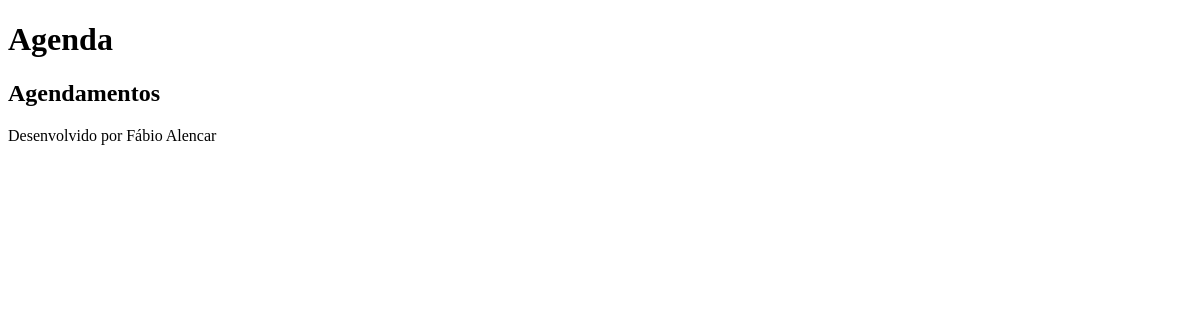
Before: /agenda/ with the older database file.
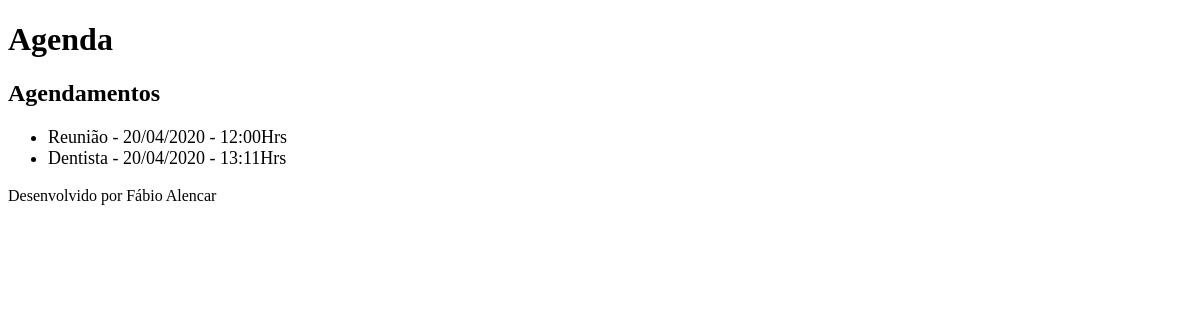
After: the same page with the newer database file.
### core/models.py (models this page shows, shortened)
class Evento(models.Model):
    titulo = models.CharField(max_length=100, verbose_name='Título')
    descricao = models.TextField(blank=True, null=True)
    data_evento = models.DateTimeField(verbose_name='Data do Evento')
    data_criacao = models.DateTimeField(auto_now=True, verbose_name='Data da Criação')
    usuario = models.ForeignKey(User, on_delete=models.CASCADE)
    class Meta:
        db_table = 'evento'
    def get_data_evento(self):
        return self.data_evento.strftime('%d/%m/%Y - %H:%MHrs')

### core/views.py (the view)
# urls.py: path('agenda/', views.lista_eventos),
def lista_eventos(request):
    evento = Evento.objects.all()
    dados = {'eventos':evento}
    return render(request, 'agenda.html', dados)

### templates/agenda.html
{% extends "model-page.html" %}
{% block content %}
    <h2>Agendamentos</h2>
        <ul style="font-size: 18px">
            {% for evento in eventos %}
                <li>{{evento.titulo}} - {{evento.get_data_evento}}</li>
            {%endfor%}
        </ul>
{% endblock %}

### templates/model-page.html
<!DOCTYPE html>
<html lang="en">
<head>
    {% include "model-header.html" %}
</head>
<body>
    {% block content %} {% endblock %}
    {% include "model-footer.html" %}
</body>
</html>

### templates/model-header.html (shortened to what this page needs)
    <h1>Agenda</h1>

### templates/model-footer.html
<p>Desenvolvido por Fábio Alencar</p>

Changed rows visible on the page:
added Evento: titulo "Reunião", get_data_evento "20/04/2020 - 12:00Hrs"
added Evento: titulo "Dentista", get_data_evento "20/04/2020 - 13:11Hrs"
